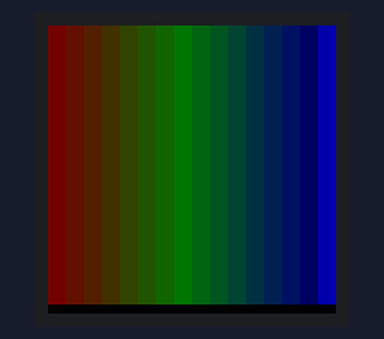
The sketch below on a simulated Arduino Uno, built with avr-gcc and run on an emulated ATmega328P. Parts: 32×32 colour display.

Above: at 0.1 s.

The sketch:

rgb_test.ino
```cpp
// Quick RGB screen test for matrix connection verification.

#include <Adafruit_GFX.h>   // Core graphics library
#include <RGBmatrixPanel.h> // Hardware-specific library

// Pin defines for the 32x32 RGB matrix.
#define CLK 11
#define LAT 10
#define OE  9
#define A   A0
#define B   A1
#define C   A2
#define D   A3

/* Other Pin Mappings...hidden in the RGB library:
 *  Sig   Uno  Mega
 *  R0    2    24
 *  G0    3    25
 *  B0    4    26
 *  R1    5    27
 *  G1    6    28
 *  B1    7    29
 */

// Note "false" for double-buffering to consume less memory, or "true" for double-buffered.
RGBmatrixPanel matrix(A, B, C,  D,  CLK, LAT, OE, false);

// Color pallete for spectrum...cooler than just single green.
uint16_t spectrum_colors[] =
{
  matrix.Color444(7,0,0),   // index 0
  matrix.Color444(6,1,0),   // index 1
  matrix.Color444(5,2,0),   // index 2
  matrix.Color444(4,3,0),   // index 3
  matrix.Color444(3,4,0),   // index 4
  matrix.Color444(2,5,0),   // index 5
  matrix.Color444(1,6,0),   // index 6
  matrix.Color444(0,7,0),   // index 7
  matrix.Color444(0,6,1),   // index 8
  matrix.Color444(0,5,2),   // index 9
  matrix.Color444(0,4,3),   // index 10
  matrix.Color444(0,3,4),   // index 11
  matrix.Color444(0,2,5),   // index 12
  matrix.Color444(0,1,6),   // index 13
  matrix.Color444(0,0,6),   // index 14
  matrix.Color444(0,0,10)    // index 15
};


void setup()
{
  int i;

  matrix.begin();

  for (i=0; i < 16; i++)
  {
    matrix.fillRect(i*2,0,2,31,spectrum_colors[i]);
  }

}

void loop()
{

}
```
